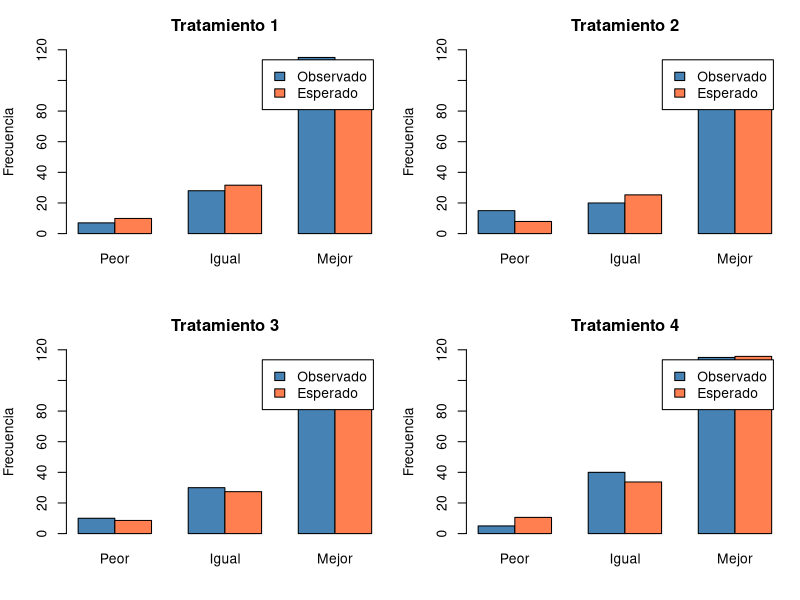
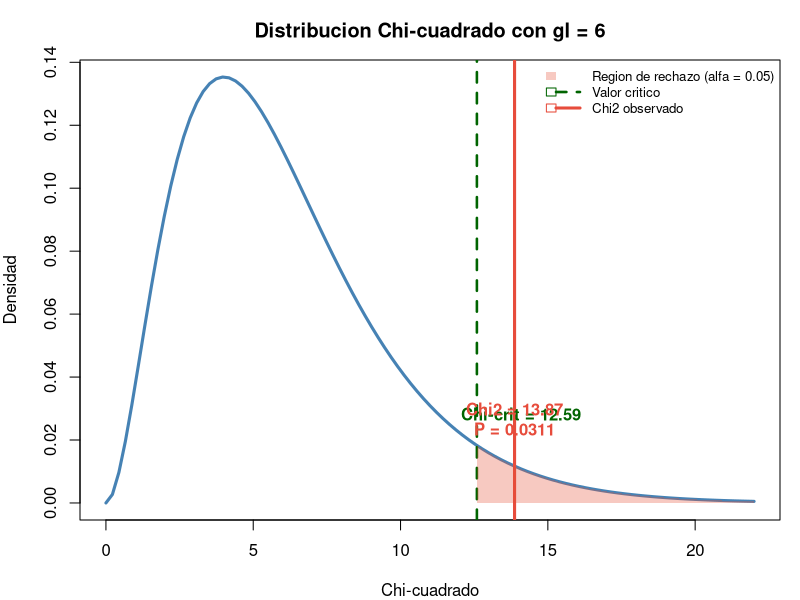
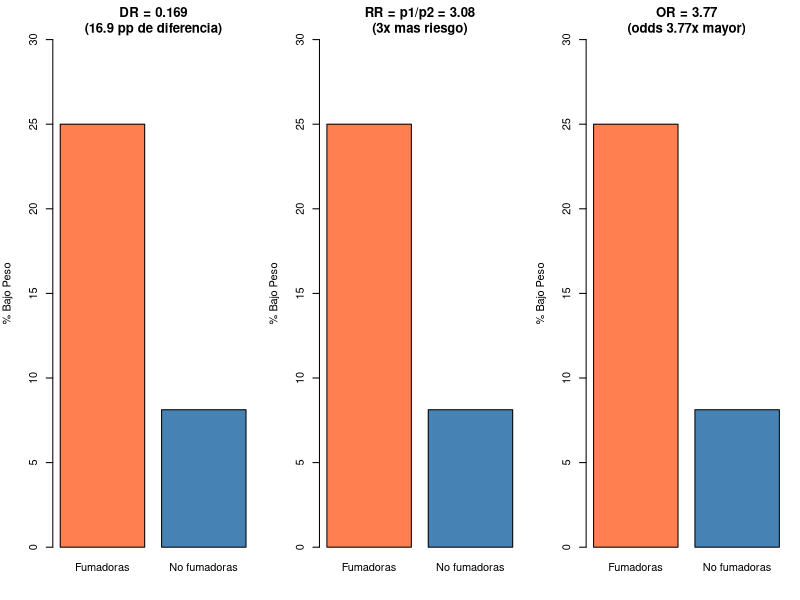
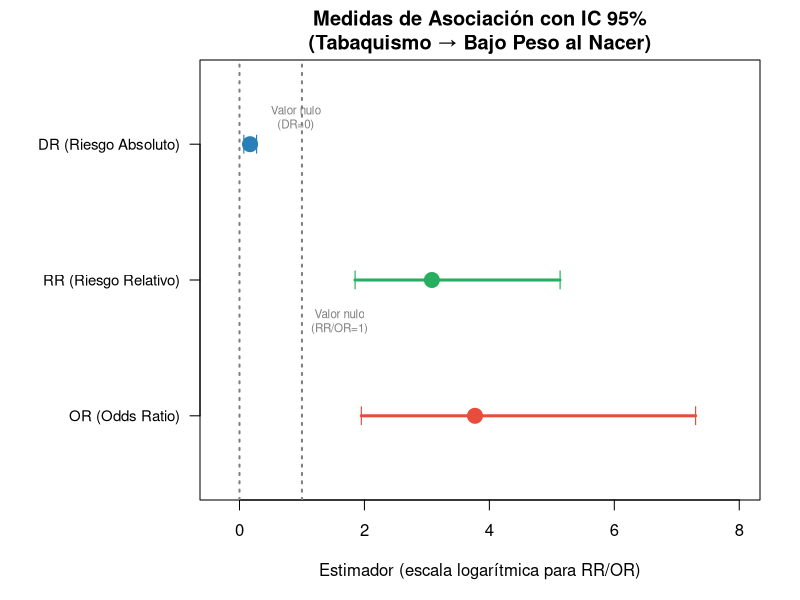
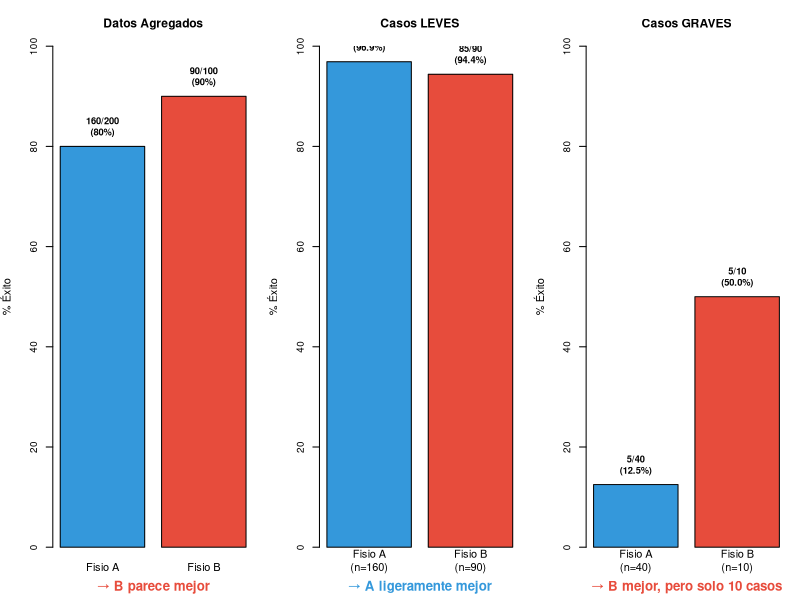

Generate these figures, in order, with R:
## ---- chunk 1
trat <- matrix(c(7,28,115,15,20,85,10,30,90,5,40,115), nrow=4, byrow=TRUE)
round(chisq.test(trat)$expected, 2)
## ---- chunk 2
#| fig-height: 5
O <- matrix(c(7,28,115, 15,20,85, 10,30,90, 5,40,115), nrow=4, byrow=TRUE)
E <- matrix(c(9.91,31.61,108.48, 7.93,25.28,86.79, 8.59,27.39,94.02, 10.57,33.72,115.71), nrow=4, byrow=TRUE)

par(mfrow=c(2,2), mar=c(4,4,3,1))
for(i in 1:4){
  barplot(rbind(O[i,], E[i,]), beside=TRUE, names=c("Peor","Igual","Mejor"),
          col=c("steelblue","coral"), main=paste("Tratamiento",i),
          ylab="Frecuencia", ylim=c(0,120), legend=c("Observado","Esperado"))
}
par(mfrow=c(1,1))
## ---- chunk 3
chi <- chisq.test(trat)
cat("χ²exp =", round(chi$statistic,2), "| gl =", chi$parameter,
    "| P =", round(chi$p.value,4))
## ---- chunk 4
#| fig-height: 5
gl <- 6
chi_exp <- 13.87
chi_crit <- qchisq(0.95, gl)
p_val <- round(1 - pchisq(chi_exp, gl), 4)

curve(dchisq(x, gl), 0, 22, lwd = 3, col = "steelblue",
      main = "Distribucion Chi-cuadrado con gl = 6",
      xlab = "Chi-cuadrado", ylab = "Densidad")
abline(v = chi_crit, col = "darkgreen", lwd = 2.5, lty = 2)
abline(v = chi_exp, col = "#e74c3c", lwd = 3)
# Region de rechazo
xr <- seq(chi_crit, 22, 0.01)
yr <- dchisq(xr, gl)
polygon(c(xr, rev(xr)), c(yr, rep(0, length(yr))),
        col = rgb(0.9, 0.3, 0.2, 0.3), border = NA)
# Etiquetas
text(chi_crit + 1.5, dchisq(chi_crit, gl) + 0.01,
     "Chi-crit = 12.59", col = "darkgreen", font = 2)
text(chi_exp, dchisq(chi_exp, gl) + 0.015,
     paste0("Chi2 = ", chi_exp, "\nP = ", p_val), col = "#e74c3c", font = 2)
legend("topright", c("Region de rechazo (alfa = 0.05)", "Valor critico", "Chi2 observado"),
       fill = c(rgb(0.9, 0.3, 0.2, 0.3), NA, NA),
       border = c(NA, "darkgreen", "#e74c3c"),
       lty = c(NA, 2, 1), lwd = c(NA, 2.5, 3),
       col = c(NA, "darkgreen", "#e74c3c"), bty = "n", cex = 0.8)
## ---- chunk 5
chi <- chisq.test(trat)
round(chi$stdres, 2)
## ---- chunk 6
tumor <- matrix(c(23,9,6,21,4,3,34,24,17), nrow=3, byrow=TRUE)
chi2 <- chisq.test(tumor)
cat("χ²exp =", round(chi2$statistic,2), "| gl =", chi2$parameter,
    "| P =", round(chi2$p.value,4))
# χ²exp = 7.64, gl = 4, P = 0.106 → No significativo (pero hay indicios)
## ---- chunk 7
tabla <- matrix(c(20,26,60,294), nrow=2)
chi <- chisq.test(tabla, correct=TRUE)
cat("χ²exp =", round(chi$statistic,2), "| P =", format(chi$p.value, digits=4))
## ---- chunk 8
#| fig-height: 4.5
par(mfrow=c(1,3), mar=c(4,4,3,1))
# DR
p1<-20/80; p2<-26/320
barplot(c(p1,p2)*100, names=c("Fumadoras","No fumadoras"), col=c("coral","steelblue"),
        main=paste0("DR = ",round(p1-p2,3),"\n(",round((p1-p2)*100,1)," pp de diferencia)"),
        ylab="% Bajo Peso", ylim=c(0,30))
# RR = 3.08
barplot(c(p1,p2)*100, names=c("Fumadoras","No fumadoras"), col=c("coral","steelblue"),
        main=paste0("RR = p1/p2 = ",round(p1/p2,2),"\n(3x mas riesgo)"),
        ylab="% Bajo Peso", ylim=c(0,30))
# OR = 3.77
barplot(c(p1,p2)*100, names=c("Fumadoras","No fumadoras"), col=c("coral","steelblue"),
        main=paste0("OR = ",round((20*294)/(26*60),2),"\n(odds 3.77x mayor)"),
        ylab="% Bajo Peso", ylim=c(0,30))
par(mfrow=c(1,1))
## ---- chunk 9
O11<-20; O12<-26; O21<-60; O22<-294; C1<-80; C2<-320
d  <- O11/C1 - O12/C2
R  <- (O11/C1) / (O12/C2)
O  <- (O11*O22)/(O12*O21)
cat("Riesgo Absoluto d =", round(d,3),
    "\nRiesgo Relativo R =", round(R,3),
    "\nOdds Ratio      O =", round(O,3))
## ---- chunk 10
#| fig-height: 4.5
# Forest plot de las medidas de asociación con IC 95%
medidas <- c("DR (Riesgo Absoluto)", "RR (Riesgo Relativo)", "OR (Odds Ratio)")
estimador <- c(0.169, 3.08, 3.77)
ic_inf <- c(0.067, 1.85, 1.95)
ic_sup <- c(0.271, 5.13, 7.30)
valor_nulo <- c(0, 1, 1)
colores <- c("#2980b9", "#27ae60", "#e74c3c")

par(mar = c(5, 10, 3, 2))
plot(estimador, 3:1, pch = 19, cex = 2, col = colores,
     xlim = c(-0.3, 8), ylim = c(0.5, 3.5), yaxt = "n",
     xlab = "Estimador (escala logarítmica para RR/OR)", ylab = "",
     main = "Medidas de Asociación con IC 95%\n(Tabaquismo → Bajo Peso al Nacer)",
     log = "")
axis(2, at = 3:1, labels = medidas, las = 1, cex.axis = 0.9)
# Intervalos de confianza
for(i in 1:3) {
  lines(c(ic_inf[i], ic_sup[i]), c(3-i+1, 3-i+1), lwd = 3, col = colores[i])
  points(ic_inf[i], 3-i+1, pch = "|", cex = 1.2, col = colores[i])
  points(ic_sup[i], 3-i+1, pch = "|", cex = 1.2, col = colores[i])
}
# Líneas de valor nulo
abline(v = 0, lty = 3, col = "grey50", lwd = 2)
text(0.9, 3.2, "Valor nulo\n(DR=0)", col = "grey50", cex = 0.7)
abline(v = 1, lty = 3, col = "grey50", lwd = 2)
text(1.6, 1.7, "Valor nulo\n(RR/OR=1)", col = "grey50", cex = 0.7)
## ---- chunk 11
n12<-15; n21<-31
z_exp <- (abs(n12-n21)-0.5)/sqrt(n12+n21)
P <- 2*(1-pnorm(z_exp))
cat("zexp =", round(z_exp,3), "| P =", round(P,4))
## ---- chunk 12
n<-166; n12<-15; n21<-31; z_a<-qnorm(0.975)
d <- (n12-n21)/n
se <- sqrt((n12+n21) - (n12-n21)^2/n) / n
IC <- c(d - z_a*se, d + z_a*se)
cat("Diferencia =", round(d,4), "| IC95% = (", round(IC[1],4), ",", round(IC[2],4), ")")
## ---- chunk 13
matriz <- matrix(c(8, 2, 3, 7), nrow=2, byrow=TRUE)
rownames(matriz) <- c("Terapia", "Control")
colnames(matriz) <- c("Mejoría", "No mejoría")
# Chi-cuadrado: frecuencias esperadas
cat("Frecuencias esperadas:\n"); print(round(chisq.test(matriz)$expected, 1))
# Fisher exact test
fisher.test(matriz)
## ---- chunk 14
p1 <- 0.60; p2 <- 0.36
DR <- p1 - p2
NNT <- 1 / abs(DR)
cat("DR =", round(DR, 3), "\nNNT =", round(NNT, 1),
    "\n→ Necesitas tratar", ceiling(NNT), "pacientes con electroterapia",
    "\n  para que 1 adicional mejore respecto a ejercicio solo")
## ---- chunk 15
#| fig-height: 5.5
par(mfrow = c(1, 3), mar = c(4, 4, 3.5, 1))

# --- Datos ---
# Agregado: A: 160/200 = 80%, B: 90/100 = 90%
# Estratificado por gravedad:
# Leves:  A = 155/160 (96.9%), B = 85/90 (94.4%)
# Graves: A =   5/40  (12.5%), B =  5/10 (50.0%)

# Panel 1: Datos agregados
bp1 <- barplot(c(80, 90), names = c("Fisio A", "Fisio B"),
               col = c("#3498db", "#e74c3c"), ylim = c(0, 100),
               main = "Datos Agregados", ylab = "% Éxito",
               cex.main = 1.1, cex.axis = 0.9)
text(bp1, c(80, 90) + 4, labels = c("160/200\n(80%)", "90/100\n(90%)"),
     cex = 0.85, font = 2)
mtext("→ B parece mejor", side = 1, line = 2.5, cex = 0.8, col = "#e74c3c", font = 2)

# Panel 2: Leves
bp2 <- barplot(c(96.9, 94.4), names = c("Fisio A\n(n=160)", "Fisio B\n(n=90)"),
               col = c("#3498db", "#e74c3c"), ylim = c(0, 100),
               main = "Casos LEVES", ylab = "% Éxito",
               cex.main = 1.1, cex.axis = 0.9)
text(bp2, c(96.9, 94.4) + 4, labels = c("155/160\n(96.9%)", "85/90\n(94.4%)"),
     cex = 0.85, font = 2)
mtext("→ A ligeramente mejor", side = 1, line = 2.5, cex = 0.8, col = "#3498db", font = 2)

# Panel 3: Graves
bp3 <- barplot(c(12.5, 50), names = c("Fisio A\n(n=40)", "Fisio B\n(n=10)"),
               col = c("#3498db", "#e74c3c"), ylim = c(0, 100),
               main = "Casos GRAVES", ylab = "% Éxito",
               cex.main = 1.1, cex.axis = 0.9)
text(bp3, c(12.5, 50) + 4, labels = c("5/40\n(12.5%)", "5/10\n(50.0%)"),
     cex = 0.85, font = 2)
mtext("→ B mejor, pero solo 10 casos", side = 1, line = 2.5, cex = 0.8, col = "#e74c3c", font = 2)
## ---- chunk 16
tabla<-matrix(c(35,25,15,25),2)
chi<-chisq.test(tabla,correct=FALSE)
cat("OR=",round(35*25/(15*25),2)," χ²=",round(chi$stat,2)," P=",round(chi$p.val,4))
